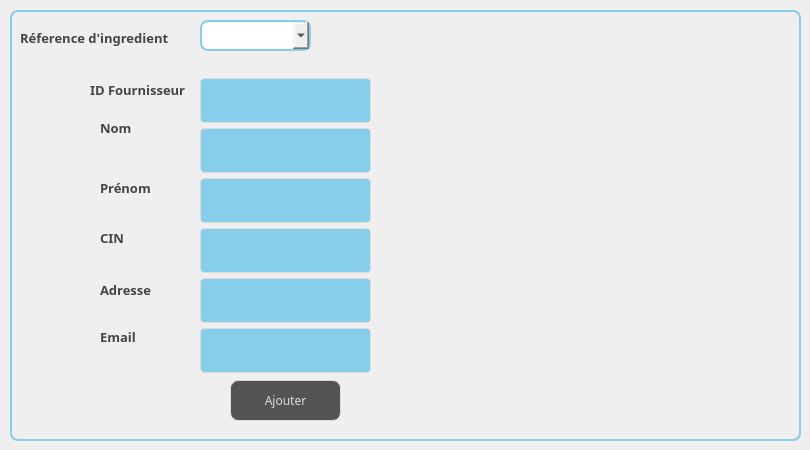
     <widget class="QWidget" name="tab_6">
      <property name="styleSheet">
       <string notr="true"/>
      </property>
      <attribute name="title">
       <string>Ajouter Founisseur</string>
      </attribute>
      <widget class="QGroupBox" name="groupBox_2">
       <property name="geometry">
        <rect>
         <x>10</x>
         <y>10</y>
         <width>791</width>
         <height>431</height>
        </rect>
       </property>
       <property name="styleSheet">
        <string notr="true">border: 2px solid #87CEEB;
border-radius: 8px;
</string>
       </property>
       <property name="title">
        <string/>
       </property>
       <widget class="QLabel" name="label_13">
        <property name="geometry">
         <rect>
          <x>80</x>
          <y>70</y>
          <width>101</width>
          <height>20</height>
         </rect>
        </property>
        <property name="font">
         <font>
          <family>Segoe Print</family>
          <pointsize>-1</pointsize>
          <weight>75</weight>
          <bold>true</bold>
         </font>
        </property>
        <property name="styleSheet">
         <string notr="true">background-color: transparent;
	color: #454544;
	font-weight: bold;
	font-size: 13px;
border:none;</string>
        </property>
        <property name="text">
         <string>ID Fournisseur</string>
        </property>
       </widget>
       <widget class="QLabel" name="label_14">
        <property name="geometry">
         <rect>
          <x>90</x>
          <y>110</y>
          <width>81</width>
          <height>16</height>
         </rect>
        </property>
        <property name="font">
         <font>
          <family>Segoe Print</family>
          <pointsize>-1</pointsize>
          <weight>75</weight>
          <bold>true</bold>
         </font>
        </property>
        <property name="styleSheet">
         <string notr="true">background-color: transparent;
	color: #454544;
	font-weight: bold;
	font-size: 13px;border:none;</string>
        </property>
        <property name="text">
         <string>Nom</string>
        </property>
       </widget>
       <widget class="QLabel" name="label_15">
        <property name="geometry">
         <rect>
          <x>90</x>
          <y>220</y>
          <width>71</width>
          <height>16</height>
         </rect>
        </property>
        <property name="font">
         <font>
          <family>Segoe Print</family>
          <pointsize>-1</pointsize>
          <weight>75</weight>
          <bold>true</bold>
         </font>
        </property>
        <property name="styleSheet">
         <string notr="true">background-color: transparent;
	color: #454544;
	font-weight: bold;
	font-size: 13px;border:none;</string>
        </property>
        <property name="text">
         <string>CIN</string>
        </property>
       </widget>
       <widget class="QPushButton" name="ajoutfournisseur">
        <property name="geometry">
         <rect>
          <x>220</x>
          <y>370</y>
          <width>111</width>
          <height>41</height>
         </rect>
        </property>
        <property name="font">
         <font>
          <family>Segoe Print</family>
         </font>
        </property>
        <property name="styleSheet">
         <string notr="true">QPushButton {
color: #dcdcdc;
background:#535353;
border: none;

border: 1px solid #DCDCDC;
border-radius: 8px;
}
QPushButton:hover {
color:#fff;
background:#87CEEB;
border: none;
}</string>
        </property>
        <property name="text">
         <string>Ajouter</string>
        </property>
       </widget>
       <widget class="QLineEdit" name="linefour1">
        <property name="geometry">
         <rect>
          <x>190</x>
          <y>60</y>
          <width>171</width>
          <height>61</height>
         </rect>
        </property>
        <property name="styleSheet">
         <string notr="true">

QLineEdit {
  width: 100%;
  padding: 12px 20px;
  margin: 8px 0;
  display: inline-block;
  border: 1px solid #dcdcdc;
  border-radius: 4px;
  box-sizing: border-box;
  background: #87CEEB;
  color: #FFFFFF;
}</string>
        </property>
       </widget>
       <widget class="QLineEdit" name="linefour2">
        <property name="geometry">
         <rect>
          <x>190</x>
          <y>110</y>
          <width>171</width>
          <height>61</height>
         </rect>
        </property>
        <property name="styleSheet">
         <string notr="true">

QLineEdit {
  width: 100%;
  padding: 12px 20px;
  margin: 8px 0;
  display: inline-block;
  border: 1px solid #dcdcdc;
  border-radius: 4px;
  box-sizing: border-box;
  background: #87CEEB;
  color: #FFFFFF;
}</string>
        </property>
       </widget>
       <widget class="QLineEdit" name="linefour4">
        <property name="geometry">
         <rect>
          <x>190</x>
          <y>210</y>
          <width>171</width>
          <height>61</height>
         </rect>
        </property>
        <property name="styleSheet">
         <string notr="true">

QLineEdit {
  width: 100%;
  padding: 12px 20px;
  margin: 8px 0;
  display: inline-block;
  border: 1px solid #dcdcdc;
  border-radius: 4px;
  box-sizing: border-box;
  background:#87CEEB;
  color: #FFFFFF;
}</string>
        </property>
       </widget>
       <widget class="QLabel" name="label_16">
        <property name="geometry">
         <rect>
          <x>90</x>
          <y>170</y>
          <width>61</width>
          <height>16</height>
         </rect>
        </property>
        <property name="font">
         <font>
          <family>Segoe Print</family>
          <pointsize>-1</pointsize>
          <weight>75</weight>
          <bold>true</bold>
         </font>
        </property>
        <property name="styleSheet">
         <string notr="true">border:none;background-color: transparent;
	color: #454544;
	font-weight: bold;
	font-size: 13px;</string>
        </property>
        <property name="text">
         <string>Prénom</string>
        </property>
       </widget>
       <widget class="QLabel" name="label_17">
        <property name="geometry">
         <rect>
          <x>90</x>
          <y>270</y>
          <width>121</width>
          <height>20</height>
         </rect>
        </property>
        <property name="font">
         <font>
          <family>Segoe Print</family>
          <pointsize>-1</pointsize>
          <weight>75</weight>
          <bold>true</bold>
         </font>
        </property>
        <property name="styleSheet">
         <string notr="true">background-color: transparent;
	color: #454544;
	font-weight: bold;
	font-size: 13px;border:none;</string>
        </property>
        <property name="text">
         <string>Adresse</string>
        </property>
       </widget>
       <widget class="QLineEdit" name="linefour3">
        <property name="geometry">
         <rect>
          <x>190</x>
          <y>160</y>
          <width>171</width>
          <height>61</height>
         </rect>
        </property>
        <property name="styleSheet">
         <string notr="true">
QLineEdit {
  width: 100%;
  padding: 12px 20px;
  margin: 8px 0;
  display: inline-block;
  border: 1px solid #dcdcdc;
  border-radius: 4px;
  box-sizing: border-box;
  background:#87CEEB;
  color: #FFFFFF;
}</string>
        </property>
       </widget>
       <widget class="QLineEdit" name="linefour5">
        <property name="geometry">
         <rect>
          <x>190</x>
          <y>260</y>
          <width>171</width>
          <height>61</height>
         </rect>
        </property>
        <property name="styleSheet">
         <string notr="true">
QLineEdit {
  width: 100%;
  padding: 12px 20px;
  margin: 8px 0;
  display: inline-block;
  border: 1px solid #dcdcdc;
  border-radius: 4px;
  box-sizing: border-box;
  background: #87CEEB;
  color: #FFFFFF;
}</string>
        </property>
       </widget>
       <widget class="QLineEdit" name="linefour6">
        <property name="geometry">
         <rect>
          <x>190</x>
          <y>310</y>
          <width>171</width>
          <height>61</height>
         </rect>
        </property>
        <property name="styleSheet">
         <string notr="true">
QLineEdit {
  width: 100%;
  padding: 12px 20px;
  margin: 8px 0;
  display: inline-block;
  border: 1px solid #dcdcdc;
  border-radius: 4px;
  box-sizing: border-box;
  background: #87CEEB;
  color: #FFFFFF;
}</string>
        </property>
       </widget>
       <widget class="QLabel" name="label_25">
        <property name="geometry">
         <rect>
          <x>90</x>
          <y>320</y>
          <width>47</width>
          <height>14</height>
         </rect>
        </property>
        <property name="font">
         <font>
          <family>Segoe Print</family>
          <pointsize>-1</pointsize>
          <weight>75</weight>
          <bold>true</bold>
         </font>
        </property>
        <property name="styleSheet">
         <string notr="true">background-color: transparent;
	color: #454544;
	font-weight: bold;
	font-size: 13px;
border:none;</string>
        </property>
        <property name="text">
         <string>Email</string>
        </property>
       </widget>
       <widget class="QComboBox" name="comboBox2">
        <property name="geometry">
         <rect>
          <x>190</x>
          <y>10</y>
          <width>111</width>
          <height>31</height>
         </rect>
        </property>
        <property name="styleSheet">
         <string notr="true">comboBox {
  width: 100%;
  padding: 12px 20px;
  margin: 8px 0;
  display: inline-block;
  border: 1px solid #dcdcdc;
  border-radius: 4px;
  box-sizing: border-box;
  background: #FF5733;
  color: #FFFFFF;
}
 
 </string>
        </property>
       </widget>
       <widget class="QLabel" name="label_26">
        <property name="geometry">
         <rect>
          <x>10</x>
          <y>20</y>
          <width>171</width>
          <height>16</height>
         </rect>
        </property>
        <property name="font">
         <font>
          <family>Segoe Print</family>
          <pointsize>-1</pointsize>
          <weight>75</weight>
          <bold>true</bold>
         </font>
        </property>
        <property name="styleSheet">
         <string notr="true">background-color: transparent;
	color: #454544;
	font-weight: bold;
	font-size: 13px;
border:none;</string>
        </property>
        <property name="text">
         <string>Réference d'ingredient </string>
        </property>
       </widget>
      </widget>
     </widget>
